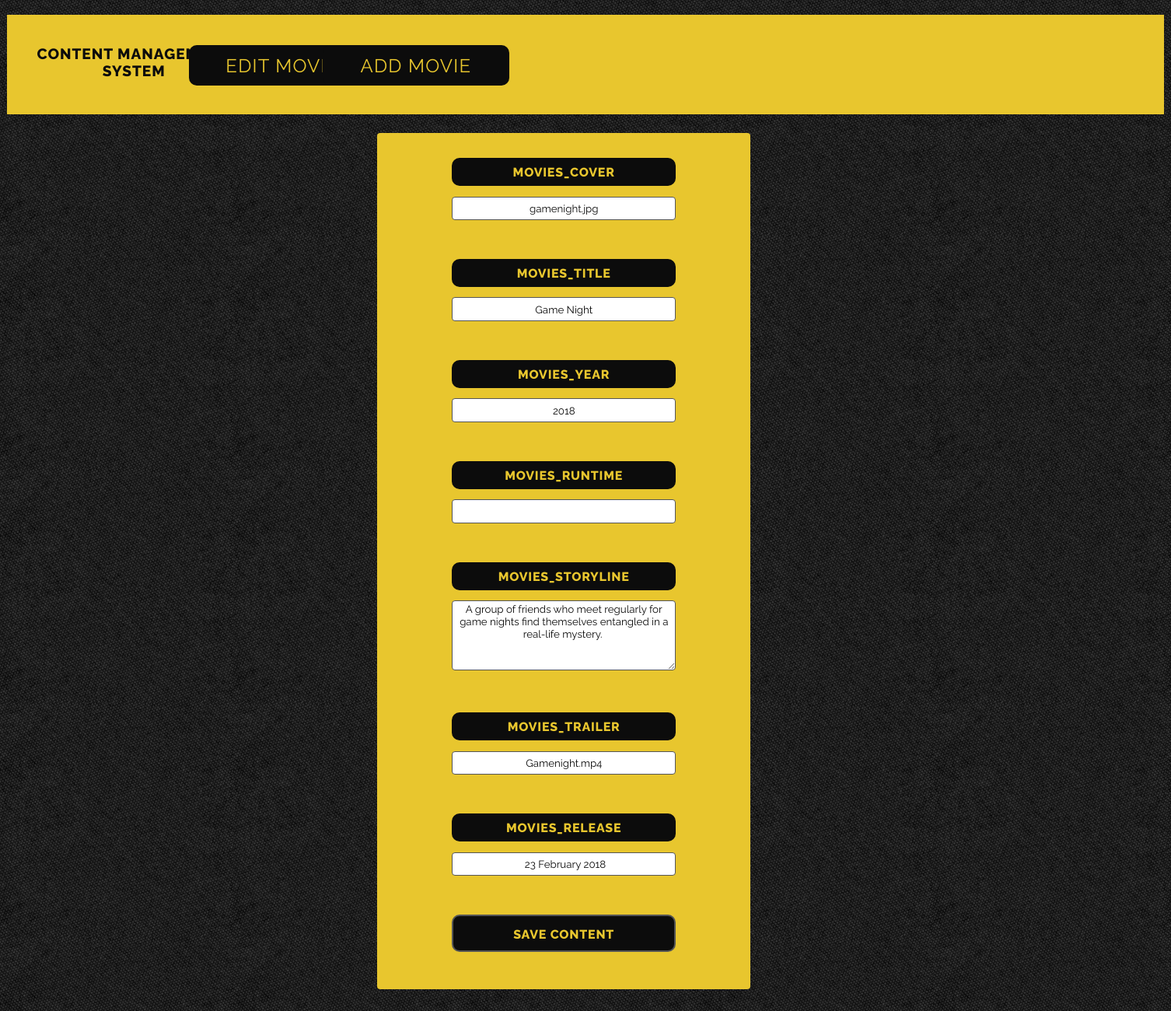
Page /admin/admin_editall.php?id=22 on the committed database.
### tables this page shows
CREATE TABLE IF NOT EXISTS `tbl_movies` (
  `movies_id` mediumint(8) unsigned NOT NULL AUTO_INCREMENT,
  `movies_cover` varchar(75) NOT NULL DEFAULT 'cover_default.jpg',
  `movies_title` varchar(125) NOT NULL,
  `movies_year` varchar(5) NOT NULL,
  `movies_runtime` varchar(25) NOT NULL,
  `movies_storyline` text NOT NULL,
  `movies_trailer` varchar(75) NOT NULL DEFAULT 'trailer_default.jpg',
  `movies_release` varchar(125) NOT NULL,
  PRIMARY KEY (`movies_id`)
);

### admin/phpscripts/read.php (called while the page is built, shortened)
<?php
	function getSingle($tbl, $col, $id) {
		include('connect.php');
		$querySingle = "SELECT * FROM {$tbl} WHERE {$col} = {$id}";
		$runSingle = mysqli_query($link, $querySingle);
		if($runSingle){
			return $runSingle;
		}else{
			$error = "There was a problem accessing this information.  Sorry about your luck ;)";
			return $error;
		}
	}
?>

### admin/phpscripts/single_edit_form.php (the view, shortened to what this page needs)
<?php
	function single_edit($tbl,$col,$id) {
		$result = getSingle($tbl, $col, $id);
		$getResult = mysqli_fetch_array($result);
		echo "<form action=\"phpscripts/editall.php\" method=\"post\">";
		for($i=0; $i<mysqli_num_fields($result); $i++) {
			$dataType = mysqli_fetch_field_direct($result,$i);
			$fieldname = $dataType -> name;
			$fieldtype = $dataType -> type;
			if($fieldname != $col){
				echo "<label>{$fieldname}</label><br>";
				if($fieldtype != "252"){
					echo "<input type=\"text\" name=\"{$fieldname}\" value=\"{$getResult[$i]}\"><br><br>";
				}else{
					echo "<textarea name=\"{$fieldname}\">{$getResult[$i]}</textarea><br><br>";
				}
			}
		}
		echo "<input type=\"submit\" value=\"Save Content\">";
		echo "</form>";
	}
?>

### admin/admin_editall.php (shortened to what this page needs)
<?php
	require_once('phpscripts/config.php');
	if(isset($_GET['id'])) {
		$id = $_GET['id'];
	}
?>
<!doctype html>
<html>
<head>
 <link rel="stylesheet" type="text/css" href="../css/main.css">
</head>
<body>
<div id="container2">
	<?php
		echo single_edit("tbl_movies","movies_id",$id);
	?>
</div>
</body>
</html>

### css/main.css (style rules this page uses)
body { background: white; background-image: url("../images/moviebg.png"); }
h2 { color: #0c0c0c; font-family: 'Raleway', sans-serif; font-weight: 800; text-transform: uppercase; font-size: 1em; width: 17em; height: 2.5em; margin-top: -.25em; text-align: center; padding-top: .5em; letter-spacing: .05em; }
a { display: inline-block; text-align: center; margin-left: 10%; color: #e8c62e; text-decoration: none; font-family: 'Raleway', sans-serif; font-weight: 400; text-transform: uppercase; font-size: 1em; background-color: #0c0c0c; width: 80%; height: 1.3em; padding: .2em 0em .2em 0em; text-align: center; letter-spacing: .05em; border-radius: 10px; }
#container2 { display: block; margin: 0 auto; width: 93em; }
.nav { background-color: #e8c62e; width: 100%; height: 8em; margin-top: 1.5em; }
.nav h2 { font-size: 1.2em; padding-top: 2em; }
.nav a { width: 10em; height: 1.2em; background-color: #0c0c0c; display: inline-block; margin-left: 55%; color: #e8c62e; padding: .5em 0em .5em 0em; }
.nav ul { margin-top: -4em; margin-left: 9% }
.nav ul li { display: inline-block; margin: 0 auto; margin-left: -3em; font-size: 1.5em; }
form { background-color: #e8c62e; border-radius: 4px; width: 30em; margin-left: 32%; margin-top: 1.5em; margin-bottom: 3em; }
label { display: inline-block; text-align: center; margin-bottom: 0em; margin-top: 2em; margin-left: 20%; color: #e8c62e; text-decoration: none; font-family: 'Raleway', sans-serif; font-weight: 800; text-transform: uppercase; font-size: 1em; background-color: #0c0c0c; width: 60%; height: 1.3em; padding: .55em 0em .4em 0em; text-align: center; letter-spacing: .05em; border-radius: 10px; }
input { margin-top: 1em; width: 58.8%; text-align: center; margin-left: 20%; text-decoration: none; cursor: pointer; }
input[type=text] { background-color: white; border: 1px solid #555; height: 2em; border-radius: 4px; color: #0c0c0c; font-family: 'Raleway', sans-serif; font-weight: 400; text-decoration: none; overflow: break-word; }
input[type=submit] { text-decoration: none; display: inline-block; text-align: center; margin-bottom: 0em; margin-top: 2em; margin-left: 20%; color: #e8c62e; text-decoration: none; font-family: 'Raleway', sans-serif; font-weight: 800; text-transform: uppercase; font-size: 1em; background-color: #0c0c0c; width: 60%; height: 3em; padding: .55em 0em .4em 0em; letter-spacing: .05em; border-radius: 10px; margin-bottom: 3em; border: 2px solid #555; }
textarea { margin-top: 1em; width: 58.8%; text-align: center; margin-left: 20%; border: 1px solid #555; height: 6.3em; border-radius: 4px; color: #0c0c0c; font-family: 'Raleway', sans-serif; font-weight: 400; text-decoration: none; }

### rows in the picture
tbl_movies: movies_cover "gamenight.jpg", movies_title "Game Night", movies_year "2018", movies_storyline "A group of friends who meet regularly for game nights find themselves entangled in a real-life mystery.", movies_trailer "Gamenight.mp4", movies_release "23 February 2018"

### other values in the picture
$fieldname "MOVIES_COVER"
$fieldname "MOVIES_TITLE"
$fieldname "MOVIES_YEAR"
$fieldname "MOVIES_RUNTIME"
$fieldname "MOVIES_STORYLINE"
$fieldname "MOVIES_TRAILER"
$fieldname "MOVIES_RELEASE"
